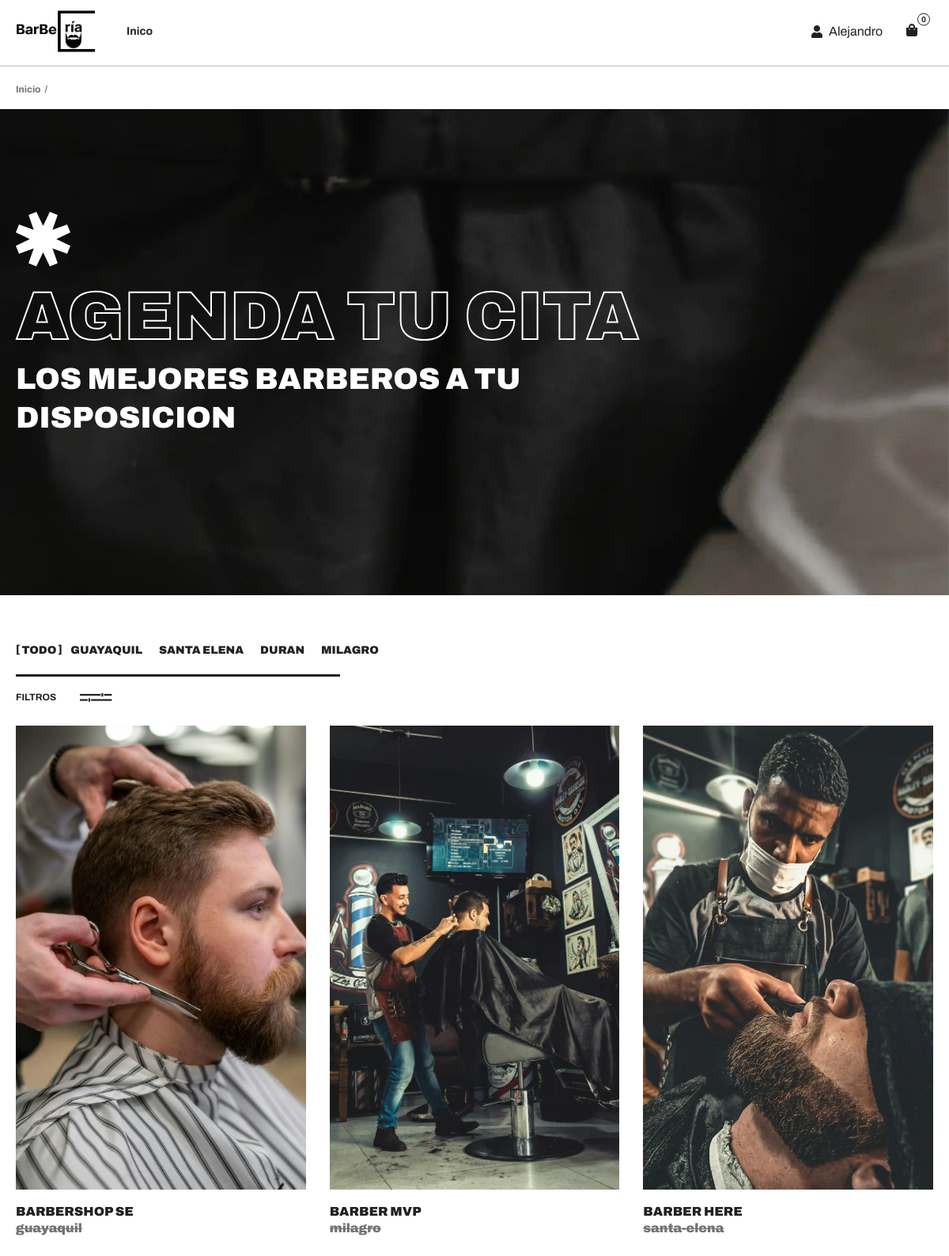
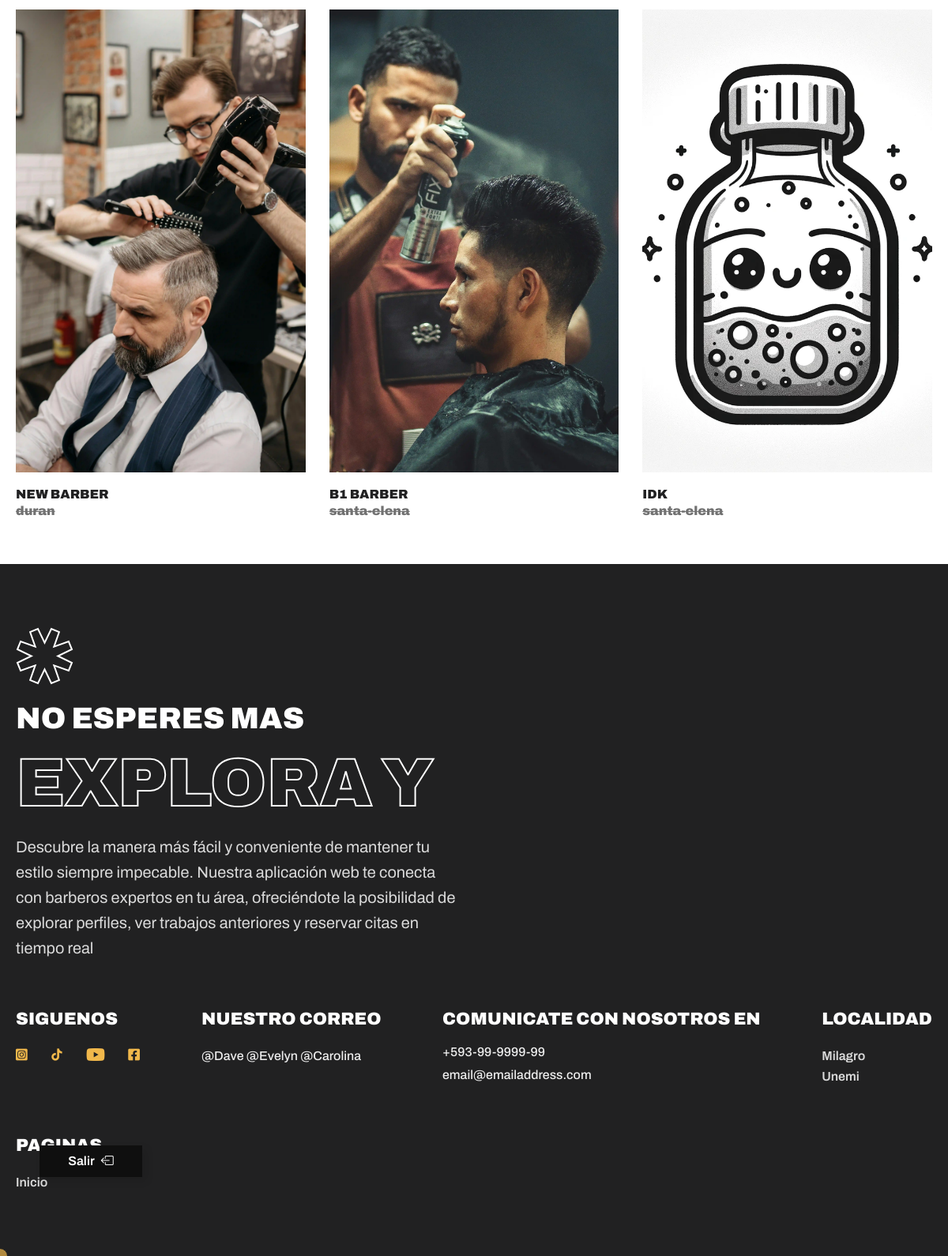
/barberias/ (signed in), run on the app's committed database (2 pictures, top to bottom).
### agendabarberia/models.py (models this page shows, shortened)
class Barberia(models.Model):
    imagen = models.ImageField(upload_to='barberia_images/')  # Guarda las imágenes en la carpeta 'barberia_images/'
    titulo = models.CharField(max_length=100)
    maps = models.CharField(max_length=100, default='https://maps.app.goo.gl/4Z6tBPcvjYrki5nK8')
    insta = models.CharField(max_length=100, default='https://www.instagram.com/')
    descripcion = models.TextField()
    ubicacion = models.CharField(max_length=200, choices=ciudad, default='*')
    numero_contacto = models.CharField(max_length=15)
    usuario = models.ForeignKey(User, on_delete=models.CASCADE, default=1)

### agendabarberia/views.py (the view, shortened to what this page needs)
# urls.py: path('barberias/', barberias, name='barberias'),
@login_required
def barberias(request):
    barberias = Barberia.objects.all()
    user = request.user
    citas = Cita.objects.filter(usuario=user)
    print(user.email)
    hoy = timezone.now()
    notificaciones_citas = citas.count()
    return render(request, 'barberias.html', {'barberias': barberias, 'user':user, 'notificaciones':notificaciones_citas})

### agendabarberia/templates/barberias.html (shortened to what this page needs)
{% load static %}
<!DOCTYPE html>
<html lang="en">
    <head>
        <link rel="stylesheet preload" as="style" href="{% static "css/preload.min.css" %}" />
        <link rel="stylesheet preload" as="style" href="{% static "css/icomoon.css" %}" />
        <link rel="stylesheet preload" as="style" href="{% static "css/libs.min.css" %}" />
        <link rel="stylesheet" href="{% static "css/shop.css" %}" />
        <link rel="stylesheet" href="{% static "css/regis.css" %}">
        <link rel="stylesheet" href="https://cdn.jsdelivr.net/npm/bootstrap-icons@1.11.1/font/bootstrap-icons.css">
    </head>
    <body class="relative">
        {% include "components/navbar.html" %}
        <ul class="breadcrumbs">
            <li>
                <a class="link" href="{% url "barberias" %}">Inicio</a>
            </li>
        </ul>
        {% include "components/logout.html" %}
        <header class="page">
            <div class="container">
                <div class="page_title">
                    <div class="page_title-icon rotate shape">
                    </div>
                    <h1 class="page_title-title outlined outlined--white" data-aos="fade-left">Agenda Tu Cita</h1>
                    <h2 class="page_title-subtitle" data-aos="fade-left" data-aos-delay="50">
                        Los Mejores barberos a tu disposicion
                    </h2>
                </div>
            </div>
        </header>
        <main class="shop">
            <div class="container">
                <div class="shop_panel">
                    <div class="shop_panel-nav">
                        <ul class="shop_filters d-flex flex-wrap h6">
                            <li>
                                <a class="shop_filters-filter link link--brackets current" href="#" data-filter="*">Todo</a>
                            </li>
                            <li>
                                <a class="shop_filters-filter link link--brackets" href="#" data-filter=".guayaquil">Guayaquil</a>
                            </li>
                            <li>
                                <a class="shop_filters-filter link link--brackets" data-filter=".santa-elena">Santa Elena</a>
                            </li>
                            <li>
                                <a class="shop_filters-filter link link--brackets" href="#" data-filter=".duran">Duran</a>
                            </li>
                            <li>
                                <a class="shop_filters-filter link link--brackets" href="#" data-filter=".milagro">Milagro</a>
                            </li>
                        </ul>
                        <span class="divider"></span>
                    </div>
                    <div class="wrapper wrapper--options">
                        <a
                            class="shop_panel-trigger shop_panel-trigger--main"
                            data-bs-toggle="offcanvas"
                            href="#filterSidebar"
                            role="button"
                            aria-controls="filterSidebar"
                        >
                            Filtros <i class="icon icon-filters"></i>
                        </a>
                    </div>
                </div>
                <div style='margin-bottom:50px;' class="container_wrapper">
                    <div class="block">
                        <div class="shop_items observingArea">
                            {% for barberia in barberias  %}
                            <figure class="shop_items-item {{barberia.ubicacion}}">
                                <div class="aspect aspect--lg">
                                    <div class="aspect_inner">
                                        <div class="product">
                                            <div class="media">
                                                <a class="link eyeTrigger" href="{% url 'perfil-barberia' barberia.id %}" >
                                                    <picture>
                                                        <source
                                                            data-srcset="{{barberia.imagen.url}}"
                                                            srcset="{{barberia.imagen.url}}"
                                                            type="image/webp"
                                                        />
                                                        <img
                                                            class="lazy"
                                                            data-src="{{barberia.imagen.url}}"
                                                            src="{{barberia.imagen.url}}"
                                                            alt="{{barberia.titulo}}"
                                                        />
                                                    </picture>
                                                </a>
                                            </div>
                                            <div class="main">
                                                <div class="main_info">
                                                    <span class="main_info-title">{{barberia.titulo}}</span>
                                                    <span class="main_info-price main_info-price--old">{{barberia.ubicacion}}</span>
                                                </div>
                                            </div>
                                        </div>
                                    </div>
                                </div>
                            </figure>
                            {% endfor %}
                        </div>
                    </div>
                </div>
            </div>
        </main>
        {% include "components/footer.html" %}
    </body>
</html>

### agendabarberia/templates/components/navbar.html (shortened to what this page needs)
{% load static %}
    <header class="header" data-page="shop" data-page-parent="shop">
        <div class="container d-flex">
            <a class="header_logo logo" href="{% url "barberias" %}">
            <img style='width: 100px;'src="{% static "img/barberia-logo.png" %}" alt="">
            </a>
            <nav class="header_nav text--medium text--md collapse" id="headerMenu">
                <ul class="header_nav-list">
                    <li class="header_nav-list_item dropdown">
                        <a
                            class="nav-link nav-item dropdown-toggle"
                            href="{% url "barberias"  %}"
                        >
                            <span class="nav-item_text"> Inico </span>
                        </a>
                    </li>
                </ul>
            </nav>
            <div class="header_user">
                <a  style='display:flex; justify-content:center; align-items:center;' class="header_user-account" href="{% url "perfil-usuario" user.id %}">
                    <i style='' class="icon-user"></i>
                    <p style='margin-left: 8px;'>{{ user | title }}</p>
                </a>
                <a class="header_user-cart addToCart" href="{% url "reservas"  %}">
                    <i class="icon-bag"></i>
                    <span class="header_user-cart_qty">{{notificaciones}}</span>
                </a>
            </div>
        </div>
    </header>

### agendabarberia/static/css/icomoon.css (style rules this page uses)
[class^="icon-"], [class*=" icon-"] { font-family: 'icomoon' !important; speak: never; font-style: normal; font-weight: normal; font-variant: normal; text-transform: none; line-height: 1; -webkit-font-smoothing: antialiased; -moz-osx-font-smoothing: grayscale; }
.icon-filters:before { content: "\e927"; }
.icon-user:before { content: "\e910"; }
.icon-bag:before { content: "\e91f"; }

### agendabarberia/templates/components/logout.html (style rules this page uses)
Body { position: relative; }

### data on the page
Barberia: imagen (picture), titulo "BARBERSHOP SE", ubicacion "guayaquil"
Barberia: imagen (picture), titulo "BARBER MVP", ubicacion "milagro"
Barberia: imagen (picture), titulo "BARBER HERE", ubicacion "santa-elena"
Barberia: imagen (picture), titulo "NEW BARBER", ubicacion "duran"
Barberia: imagen (picture), titulo "B1 BARBER", ubicacion "santa-elena"
Barberia: imagen (picture), titulo "IDK", ubicacion "santa-elena"

### other printed values
{{ user | title }} "Alejandro"
{{ notificaciones }} "0"
